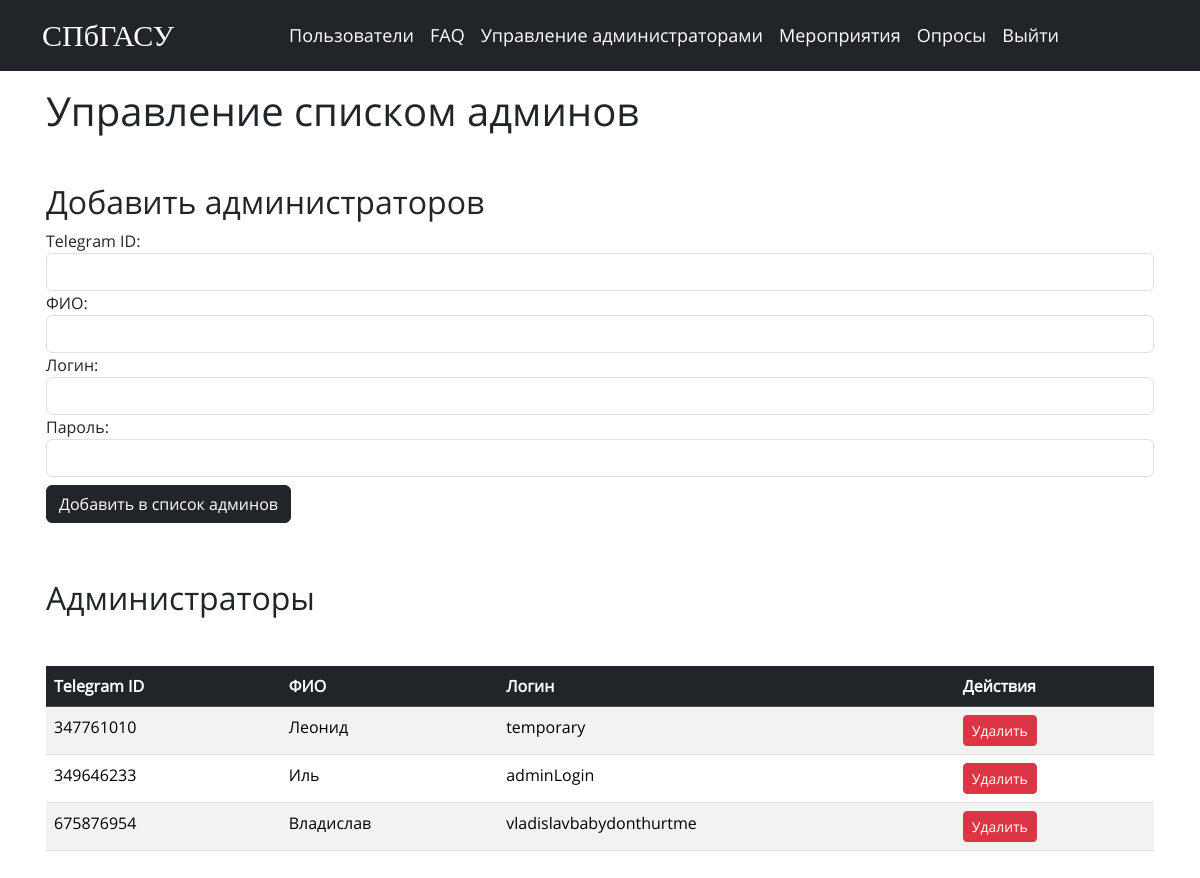
Before: /admin_management with the older database file.
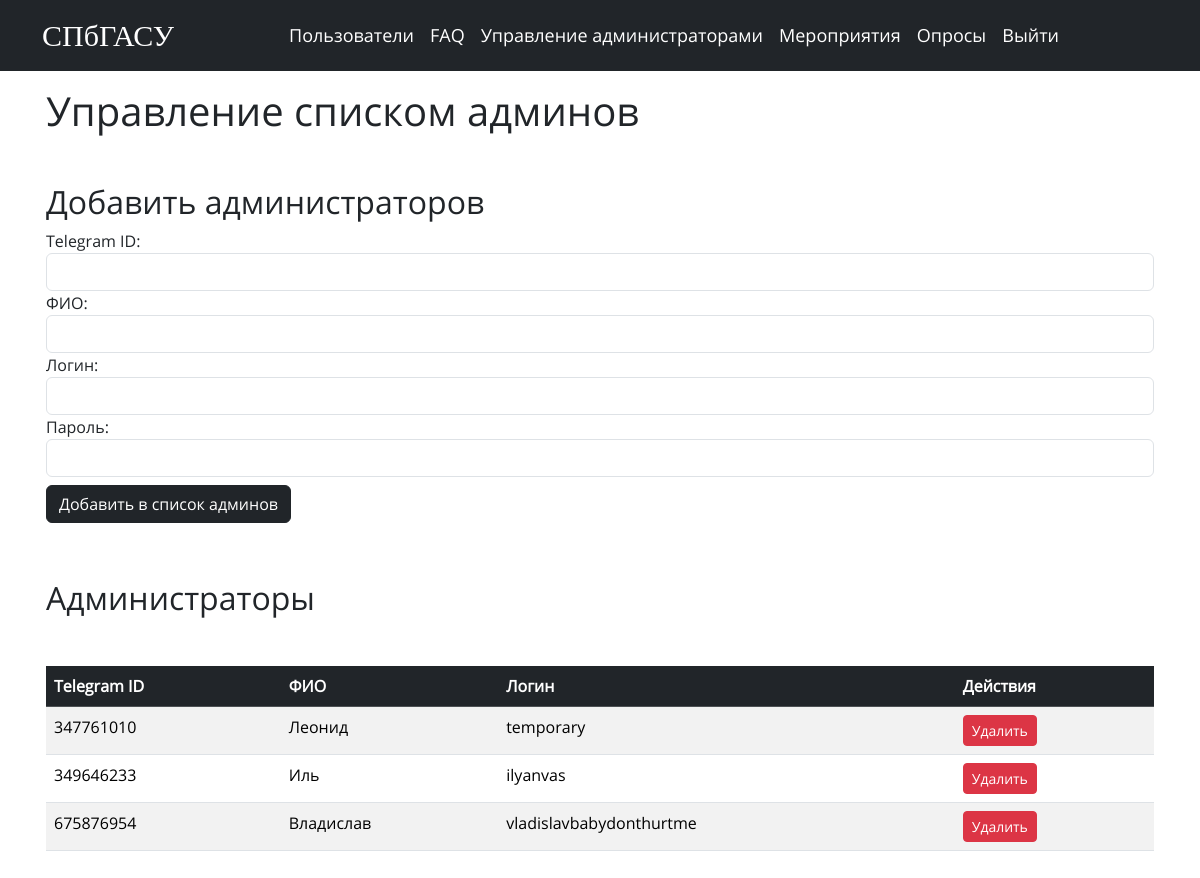
After: the same page with the newer database file.
### tables this page shows
CREATE TABLE admins
                 (tg_id INTEGER PRIMARY KEY, username TEXT, login TEXT, password TEXT);

### web/index.py (the view, shortened to what this page needs)
@app.route('/admin_management', methods=['GET', 'POST'])
@auth.login_required
def admin_management():
    admins = get_all_admins()
    return render_template('admin_management.html', admins=admins)

### utility/db.py (called while the page is built)
def get_all_admins():
    conn = sqlite3.connect('my_database.db')
    c = conn.cursor()
    c.execute("SELECT * FROM admins")
    a = list(c.fetchall())
    conn.commit()
    conn.close()
    return a

### web/templates/admin_management.html (shortened to what this page needs)
<!DOCTYPE html>
<html>
<head>
    <link href="https://cdn.jsdelivr.net/npm/bootstrap@5.3.3/dist/css/bootstrap.min.css" rel="stylesheet">
    <link rel="stylesheet" href="{{ url_for('static', filename='styles.css') }}">
</head>
<body>
    {% include 'header.html' %}
    <div class="p-3 container">
        <h1>Управление списком админов</h1>
        <h2 class="mt-5">Добавить администраторов</h2>
        <form method="post" autocomplete="off" onsubmit="return validateForm()">
            <div class="form-group">
                <label for="tg_id">Telegram ID:</label>
                <input type="number" class="form-control" id="tg_id" name="tg_id" required>
            </div>
            <div class="form-group">
                <label for="username">ФИО:</label>
                <input type="text" class="form-control" id="username" name="username" required>
            </div>
            <div class="form-group">
                <label for="username">Логин:</label>
                <input type="text" class="form-control" id="username" name="login" required>
            </div>
            <div class="form-group">
                <label for="username">Пароль:</label>
                <input type="password" class="form-control" id="username" name="password" required>
            </div>
            <button type="submit" class="btn btn-dark my-2" name="add_admin">Добавить в список админов</button>
        </form>
        <h2 class="my-5">Администраторы</h2>
        <div class="table-responsive-md my-5">
        <table class="table table-striped">
            <thead class="table-dark">
                <tr>
                    <th>Telegram ID</th>
                    <th>ФИО</th>
                    <th>Логин</th>
                    <th>Действия</th>
                </tr>
            </thead>
            <tbody class="table-hover">
                {% for admin in admins %}
                <tr>
                    <td>{{ admin[0] }}</td>
                    <td>{{ admin[1] }}</td>
                    <td>{{ admin[2] }}</td>
                    <td>
                        <form method="post">
                            <button type="submit" class="btn btn-danger btn-sm" name="delete_admin">Удалить</button>
                        </form>
                    </td>
                </tr>
                {% endfor %}
            </tbody>
        </table>
        </div>
    </div>
</body>
</html>

### web/templates/header.html (shortened to what this page needs)
<header>
    <nav class="navbar navbar-expand-lg navbar-dark bg-dark">
        <div class="container">
            <a class="navbar-brand brand" href="/">СПбГАСУ</a>
            <div class="collapse navbar-collapse" id="navbarNav">
                <ul class="navbar-nav mx-auto flex-md-row flex-column">
                    <li class="nav-item">
                        <a class="nav-link text-white" href="{{ url_for('users') }}">Пользователи</a>
                    </li>
                    <li class="nav-item">
                        <a class="nav-link text-white" href="{{ url_for('faq') }}">FAQ</a>
                    </li>
                    <li class="nav-item">
                        <a class="nav-link text-white" href="{{ url_for('admin_management') }}">Управление администраторами</a>
                    </li>
                    <li class="nav-item">
                        <a class="nav-link text-white" href="{{ url_for('events') }}">Мероприятия</a>
                    </li>
                    <li class="nav-item">
                        <a class="nav-link text-white" href="{{ url_for('quiz') }}">Опросы</a>
                    </li>
                    <li class="nav-item">
                        <a class="nav-link text-white" href="{{ url_for('logout') }}">Выйти</a>
                    </li>
                </ul>
            </div>
        </div>
    </nav>
</header>

### web/static/styles.css (style rules this page uses)
:root { --primary-color: #0000ff; --secondary-color: #e2d7d3; --accent-color: #7daae3; --dark-color: #7994c2; --text-color: #000000; }
.brand { font-size: 30px !important; font-family: 'Mak'; }
* { font-family: 'Open'; }
ol, li, li h3 { font-size: 18px !important; }

Changed rows visible on the page:
changed admins "Иль": login "adminLogin" → "ilyanvas"
